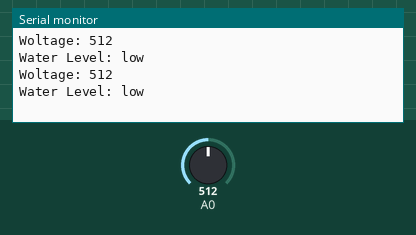
The sketch below on a simulated Arduino Uno, built with avr-gcc and run on an emulated ATmega328P. On the bench: the last lines printed to the serial monitor. The inputs (shaded band) are chosen by the test bench; at power-on: A0 = 512.

Above: at 1.2 s.
1.3 s: A0 set to 612
At 2.6 s:
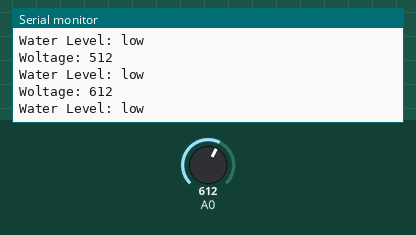
2.8 s: A0 set to 636
At 3.8 s:
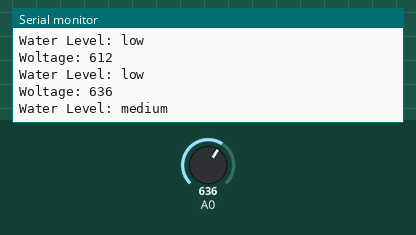
5.5 s: A0 set to 656
At 6.4 s:
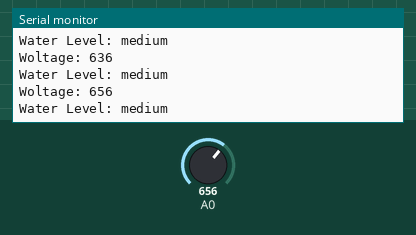
7.0 s: A0 set to 689
At 7.8 s:
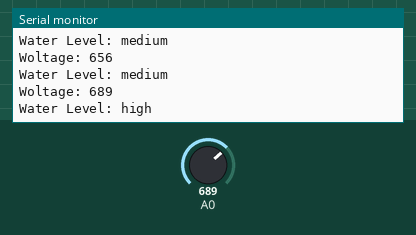
Timing chart, 0 to 10.0 s (numbered marks = the images above; inputs shaded):
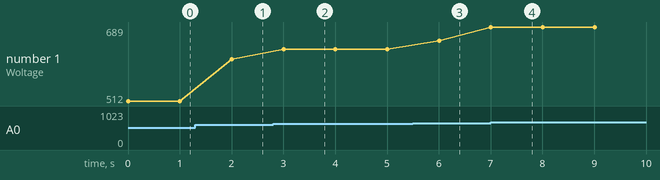

The sketch:

Water_lvl_sensor.ino
```cpp
String lvl;

void setup() {
  // put your setup code here, to run once:
  Serial.begin(9600);
  pinMode(A0, INPUT);

}

void loop() {
  // put your main code here, to run repeatedly:
  Serial.print("Woltage: ");
  Serial.println(analogRead(A0));
  // lvl== high, medium, low, 0;
  if(analogRead(A0)>670)
  {
    lvl="high";
  }
  if (analogRead(A0)<=670)
  {
    lvl="medium";
  }
  if (analogRead(A0)<620)
  {
    lvl="low";
  }
  if (analogRead(A0)==0)
  {
    lvl="0";
  }
  Serial.print("Water Level: ");
  Serial.println(lvl);
  delay(1000);
}
```

Measured:
- the behaviour switches between 619 and 620 on A0 (found by bisection; images 1 and 2)
- the behaviour switches between 670 and 671 on A0 (found by bisection; images 3 and 4)
- after the input at 1.3 s, the serial monitor: prints a new line after 0.70 s (image 1)
- after the input at 2.8 s, the serial monitor: prints a new line after 0.20 s (image 2)
- after the input at 5.5 s, the serial monitor: prints a new line after 0.51 s (image 3)
- after the input at 7.0 s, the serial monitor: prints a new line at once (image 4)
- plotted number 1: 512 → 612 after the input at 1.3 s, 612 → 636 after the input at 2.8 s, 636 → 656 after the input at 5.5 s, 656 → 689 after the input at 7.0 s
